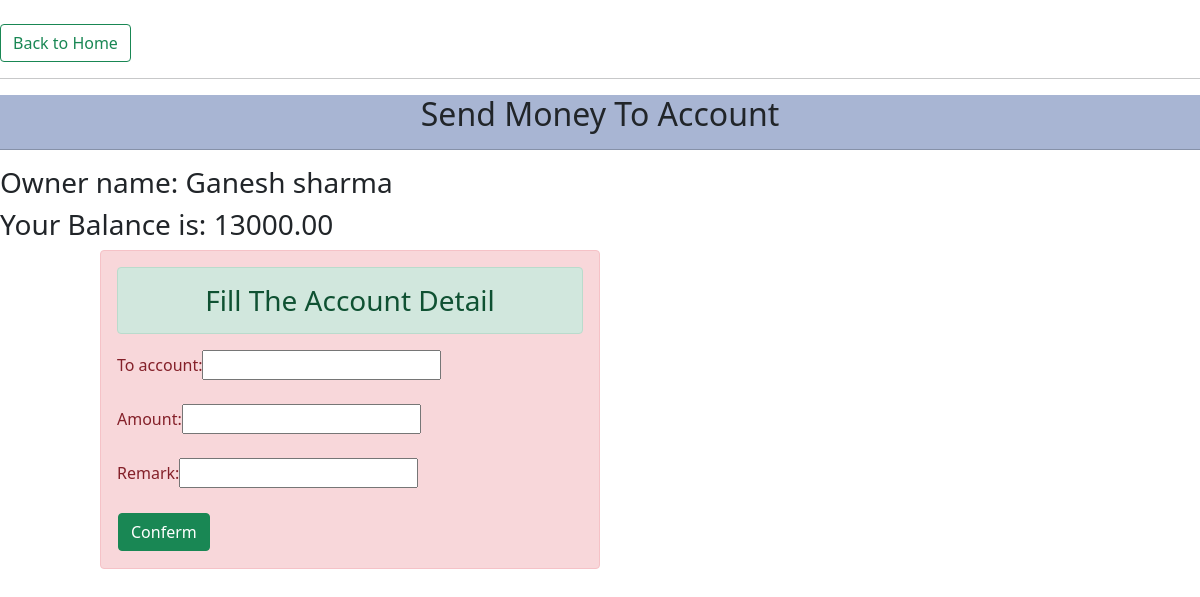
Before: /account/send_money/ (signed in) with the older database file.
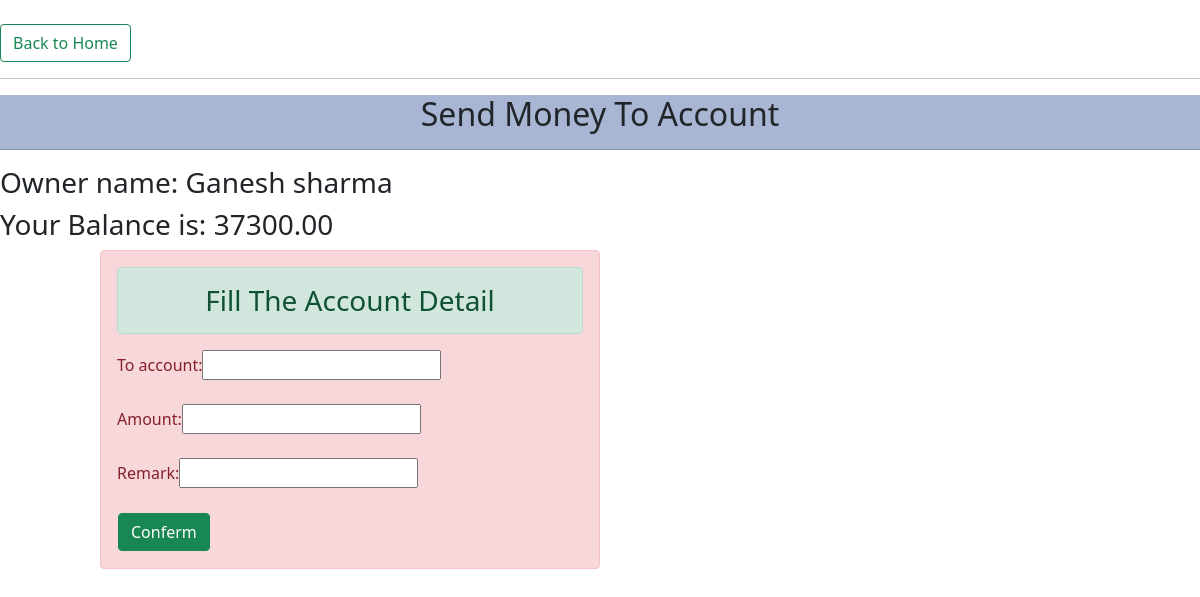
After: the same page with the newer database file.
### accountapp/models.py (models this page shows, shortened)
class User_Model(models.Model):
    name = models.CharField(max_length=150, default="")
    email = models.EmailField(max_length=254, default="")
    password = models.CharField(max_length=50, default="")
    address = models.CharField(max_length=50, blank=True)

class UserBankAccount(models.Model):
    user = models.ForeignKey(User_Model, related_name='account', on_delete=models.CASCADE)
    account_type = models.CharField(max_length=1, choices=ACCOUNT_TYPE)
    account_no = models.PositiveIntegerField(unique=True, default=random_string())
    initial_balance = models.DecimalField(default=0, max_digits=12, decimal_places=2)
    date_of_opening = models.DateField(auto_now_add=True, null=True)
    contact = models.PositiveIntegerField(null=True, validators=[MaxValueValidator(9999999999), MinValueValidator(999)])
    gender = models.CharField(max_length=1, choices=GENDER_CHOICE)
    birth_date = models.DateField(null=True, blank=True)
    address = models.CharField(max_length=50, blank=True)

### accountapp/views.py (the view)
# urls.py: path('send_money/', views.send_money, name="send_money"),
def send_money(request):
    if request.method == 'POST':
        form = MoneyTransferForm(request.POST)
        if form.is_valid():
            sender = UserBankAccount.objects.get(user__email=request.session['email'])
            if sender.initial_balance > decimal.Decimal(request.POST.get('amount')):
                sender.initial_balance -= decimal.Decimal(request.POST.get('amount'))
                new_key = form.save()
                add_value = MoneyTransfer.objects.get(id=new_key.pk)
                add_value.from_account = sender.account_no
                add_value.owner = sender.user
                add_value.opening_balance = decimal.Decimal(sender.initial_balance)
                receiver = UserBankAccount.objects.get(account_no=request.POST.get('to_account'))
                receiver.initial_balance += decimal.Decimal(request.POST.get('amount'))
                sender.save()
                receiver.save()
                add_value.save()
                print(add_value.opening_balance)
                return redirect("homepage")
            else:
                message = "Insufficient Balance!"
                return render(request, "accountapp/transfer_money.html", {"message": message})
        else:
            messages.info(request, "Invalid Info please try again")
            return redirect("homepage")
    else:
        mail_id = request.session['email']
        user_id = User_Model.objects.get(email=mail_id)
        form = MoneyTransferForm()
        user_balance = UserBankAccount.objects.filter(user=user_id)
        for b in user_balance:
            print(b.initial_balance)
        content = {
            'form': form,
            'user_name': user_id.name,
            'balance': b.initial_balance
        }
        return render(request, "accountapp/transfer_money.html", content)

### accountapp/forms.py
class MoneyTransferForm(forms.ModelForm):
    class Meta:
        model = MoneyTransfer
        fields = ['to_account', 'amount', 'remark']

### templates/accountapp/transfer_money.html (shortened to what this page needs)
{% extends "base.html" %}
{% block body %}
    <br>
    <a href="{% url 'homepage' %}"  class="btn btn-outline-success" type="submit">Back to Home</a><hr>
    <div class=" text-center" style="border: rgb(122, 115, 161); background-color: rgb(168, 181, 211); ">
    <h2  >Send Money To Account</h2> <hr></div>
        <h3>Owner name: {{user_name}}</h3>
    <h3>Your Balance is: {{ balance }}</h3>
{% if message %}
    <h2 style="color: rgb(167, 20, 27);" >{{ message }}</h2>
    {% else %}
        <div class="container-fluid">
    <div class="row">
        <div class="col-sm-5  offset-1 alert alert-danger" >
            <h3 class="text-center alert alert-success" >Fill The Account Detail  </h3>
            <form action="{% url 'send_money'%}" method="POST">
            <table>
            {% for form in form %}
            {{form.label_tag}} {{form}} <br> <br>
            {% endfor %}
            <tr>
                <td><input class="btn btn-success" type="submit" name="submit" value="Conferm"/></td>
            </tr>
            </table>
            </form>
        </div>
    </div>
</div>
    {% endif %}
{% endblock %}

### templates/base.html (shortened to what this page needs)
<!doctype html>
{% load static %}
<html lang="en">
  <head>
    <link href="https://cdn.jsdelivr.net/npm/bootstrap@5.1.3/dist/css/bootstrap.min.css" rel="stylesheet">
  </head>
  <body>
    {% block body %}{% endblock body %}
  </body>
</html>

Changed rows visible on the page:
changed UserBankAccount: initial_balance "13000.00" → "37300.00"
